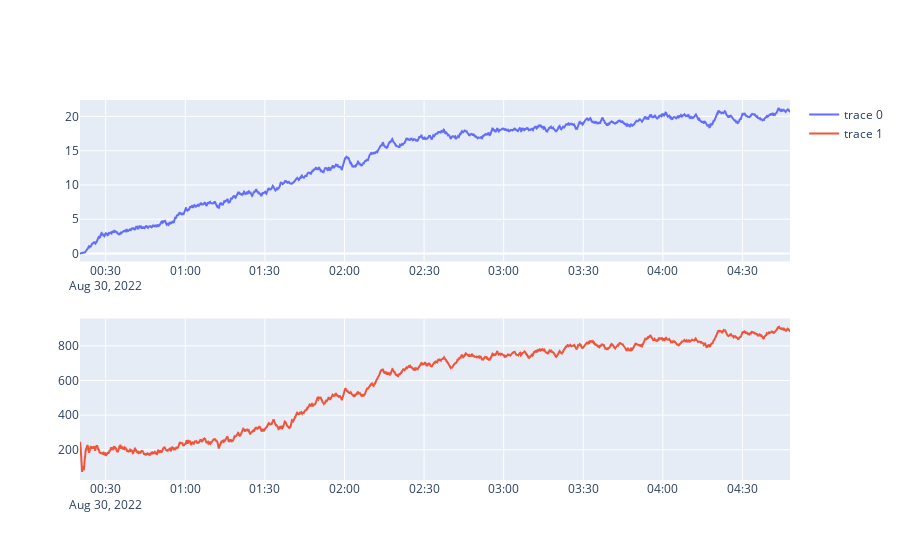

The notebook cell saved with this chart:
### Code cell
infos = pd.read_pickle("models/information.pkl")
infos = pd.concat([
        infos,
        pd.DataFrame({"smooth_fitness": ExponentialMovingAverage(50, infos.fitness).ma}),
        pd.DataFrame({"smooth_step": ExponentialMovingAverage(50, infos.step).ma})
    ], axis=1)

fig = make_subplots(rows=2, cols=1)
fig.add_trace(go.Scatter(
    x=infos.datetime,
    y=infos.smooth_fitness,
), row=1, col=1)
fig.add_trace(go.Scatter(
    x=infos.datetime,
    y=infos.smooth_step,
), row=2, col=1)

### Figure 1 — Plotly figure (JSON) as saved in the notebook; plotly's stock layout.template omitted (floating-point values rounded to 4 significant figures; data arrays with more than 128 entries replaced by an {"elided": "..."} marker saying what was removed)
{"data": [{"type": "scatter", "x": {"elided": "15649 str values"}, "xaxis": "x", "y": {"elided": "15649 float values"}, "yaxis": "y"}, {"type": "scatter", "x": {"elided": "15649 str values"}, "xaxis": "x2", "y": {"elided": "15649 float values"}, "yaxis": "y2"}], "layout": {"xaxis": {"anchor": "y", "domain": [0, 1]}, "xaxis2": {"anchor": "y2", "domain": [0, 1]}, "yaxis": {"anchor": "x", "domain": [0.575, 1]}, "yaxis2": {"anchor": "x2", "domain": [0, 0.425]}}}
